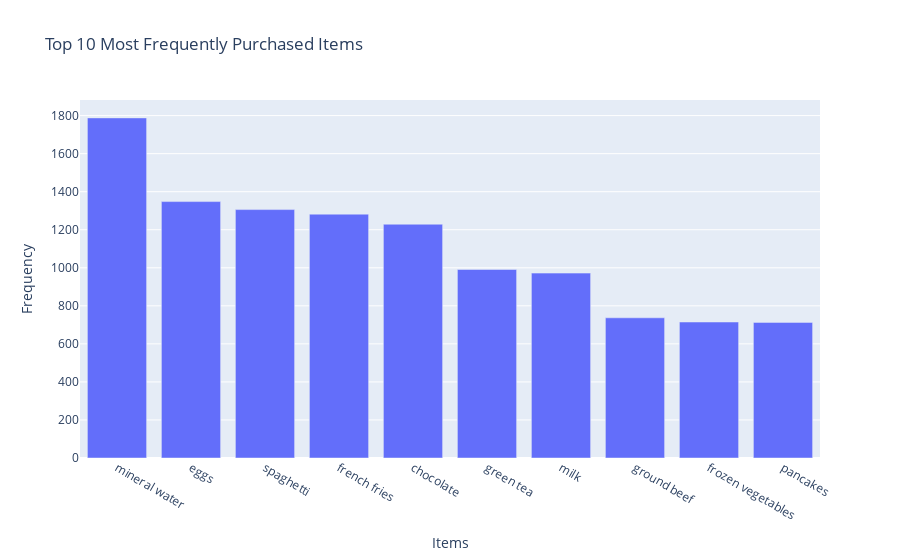

The notebook cell this image was saved under:
### Markdown cell above
Plotting Frequent Items

### Code cell
import plotly.express as px

# Sum up item frequencies and plot the top 10 items
item_counts = basket.sum().sort_values(ascending=False)
fig = px.bar(item_counts.head(10), x=item_counts.head(10).index, y=item_counts.head(10).values,
             labels={'x': 'Items', 'y': 'Frequency'},
             title='Top 10 Most Frequently Purchased Items')
fig.show()

### Figure 1 — Plotly figure (JSON) as saved in the notebook; plotly's stock layout.template omitted (floating-point values rounded to 4 significant figures)
{"data": [{"alignmentgroup": "True", "hovertemplate": "Items=%{x}<br>Frequency=%{y}<extra></extra>", "legendgroup": "", "marker": {"color": "#636efa", "pattern": {"shape": ""}}, "name": "", "offsetgroup": "", "orientation": "v", "showlegend": false, "textposition": "auto", "type": "bar", "x": ["mineral water", "eggs", "spaghetti", "french fries", "chocolate", "green tea", "milk", "ground beef", "frozen vegetables", "pancakes"], "xaxis": "x", "y": [1788, 1348, 1306, 1282, 1229, 991, 972, 737, 715, 713], "yaxis": "y"}], "layout": {"autosize": true, "barmode": "relative", "legend": {"tracegroupgap": 0}, "title": {"text": "Top 10 Most Frequently Purchased Items"}, "xaxis": {"anchor": "y", "autorange": true, "domain": [0, 1], "range": [-0.5, 9.5], "title": {"text": "Items"}, "type": "category"}, "yaxis": {"anchor": "x", "autorange": true, "domain": [0, 1], "range": [0, 1882.0], "title": {"text": "Frequency"}, "type": "linear"}}}
